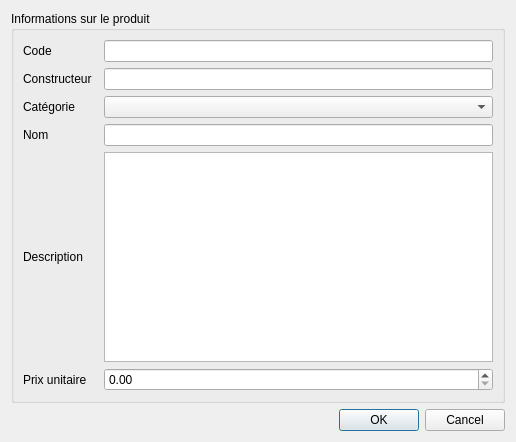
<?xml version="1.0" encoding="UTF-8"?>
<ui version="4.0">
 <class>NouveauProduitDialog</class>
 <widget class="QDialog" name="NouveauProduitDialog">
  <property name="geometry">
   <rect>
    <x>0</x>
    <y>0</y>
    <width>516</width>
    <height>442</height>
   </rect>
  </property>
  <property name="windowTitle">
   <string>Créer un nouveau produit</string>
  </property>
  <property name="modal">
   <bool>true</bool>
  </property>
  <layout class="QVBoxLayout" name="verticalLayout">
   <item>
    <widget class="QGroupBox" name="groupBox">
     <property name="title">
      <string>Informations sur le produit</string>
     </property>
     <layout class="QGridLayout" name="gridLayout">
      <item row="0" column="0">
       <widget class="QLabel" name="label">
        <property name="text">
         <string>Code</string>
        </property>
       </widget>
      </item>
      <item row="0" column="3">
       <widget class="QLineEdit" name="edCode"/>
      </item>
      <item row="1" column="0" colspan="2">
       <widget class="QLabel" name="label_2">
        <property name="text">
         <string>Constructeur</string>
        </property>
       </widget>
      </item>
      <item row="1" column="3">
       <widget class="QLineEdit" name="edConstructeur"/>
      </item>
      <item row="2" column="0" colspan="2">
       <widget class="QLabel" name="label_5">
        <property name="text">
         <string>Catégorie</string>
        </property>
       </widget>
      </item>
      <item row="2" column="3">
       <widget class="QComboBox" name="cbCategorie"/>
      </item>
      <item row="3" column="0" colspan="2">
       <widget class="QLabel" name="label_3">
        <property name="text">
         <string>Nom</string>
        </property>
       </widget>
      </item>
      <item row="3" column="3">
       <widget class="QLineEdit" name="edNom"/>
      </item>
      <item row="4" column="0" colspan="3">
       <widget class="QLabel" name="label_4">
        <property name="text">
         <string>Description</string>
        </property>
       </widget>
      </item>
      <item row="4" column="3">
       <widget class="QPlainTextEdit" name="edDescription">
        <property name="tabChangesFocus">
         <bool>true</bool>
        </property>
       </widget>
      </item>
      <item row="5" column="0" colspan="2">
       <widget class="QLabel" name="label_6">
        <property name="text">
         <string>Prix unitaire</string>
        </property>
       </widget>
      </item>
      <item row="5" column="3">
       <widget class="QDoubleSpinBox" name="sbPrixUnitaire">
        <property name="maximum">
         <double>10000000.000000000000000</double>
        </property>
       </widget>
      </item>
     </layout>
    </widget>
   </item>
   <item>
    <widget class="QDialogButtonBox" name="buttonBox">
     <property name="orientation">
      <enum>Qt::Horizontal</enum>
     </property>
     <property name="standardButtons">
      <set>QDialogButtonBox::Cancel|QDialogButtonBox::Ok</set>
     </property>
    </widget>
   </item>
  </layout>
 </widget>
 <tabstops>
  <tabstop>edCode</tabstop>
  <tabstop>edConstructeur</tabstop>
  <tabstop>cbCategorie</tabstop>
  <tabstop>edNom</tabstop>
  <tabstop>edDescription</tabstop>
  <tabstop>sbPrixUnitaire</tabstop>
  <tabstop>buttonBox</tabstop>
 </tabstops>
 <resources/>
 <connections>
  <connection>
   <sender>buttonBox</sender>
   <signal>accepted()</signal>
   <receiver>NouveauProduitDialog</receiver>
   <slot>accept()</slot>
   <hints>
    <hint type="sourcelabel">
     <x>248</x>
     <y>254</y>
    </hint>
    <hint type="destinationlabel">
     <x>157</x>
     <y>274</y>
    </hint>
   </hints>
  </connection>
  <connection>
   <sender>buttonBox</sender>
   <signal>rejected()</signal>
   <receiver>NouveauProduitDialog</receiver>
   <slot>reject()</slot>
   <hints>
    <hint type="sourcelabel">
     <x>316</x>
     <y>260</y>
    </hint>
    <hint type="destinationlabel">
     <x>286</x>
     <y>274</y>
    </hint>
   </hints>
  </connection>
 </connections>
</ui>
